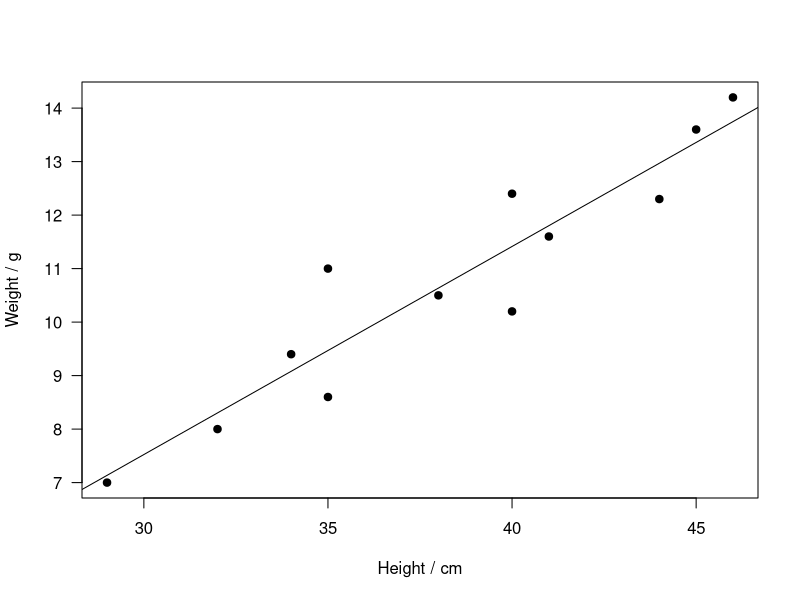
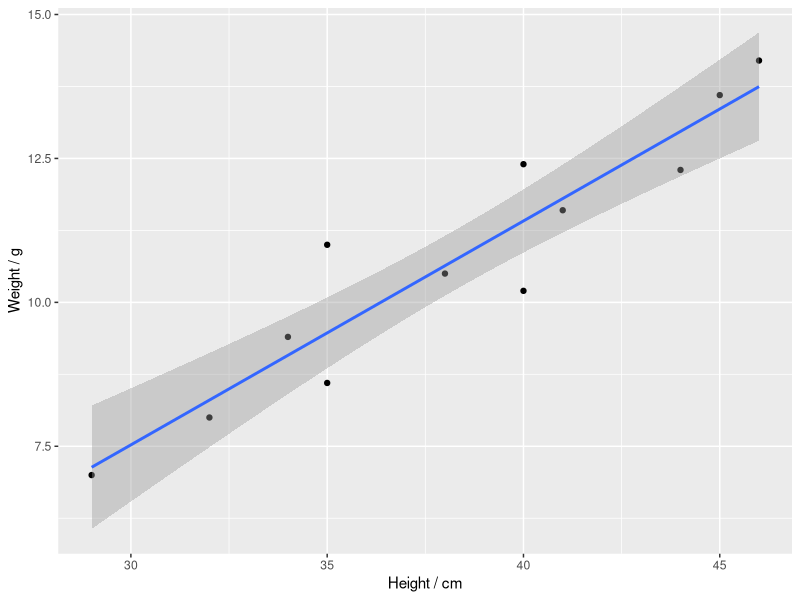

Here is the R script that generated these plots, in order:
## ---- chunk 1
knitr::opts_chunk$set(echo = TRUE)
library(ggplot2)
## ---- chunk 2
mydata <- read.csv("1-1.csv")
plot(mydata$Height,mydata$Weight, xlab = "Height / cm", ylab = "Weight / g", pch = 19, las = 1)
mydata.lm1 <- lm(Weight ~ Height, data = mydata)
abline(mydata.lm1)
## ---- chunk 3
ggplot(mydata, aes(x = Height, y = Weight)) + geom_point(shape=19) 	+ stat_smooth(method = lm, level = 0.95) + xlab("Height / cm") + ylab("Weight / g") 
